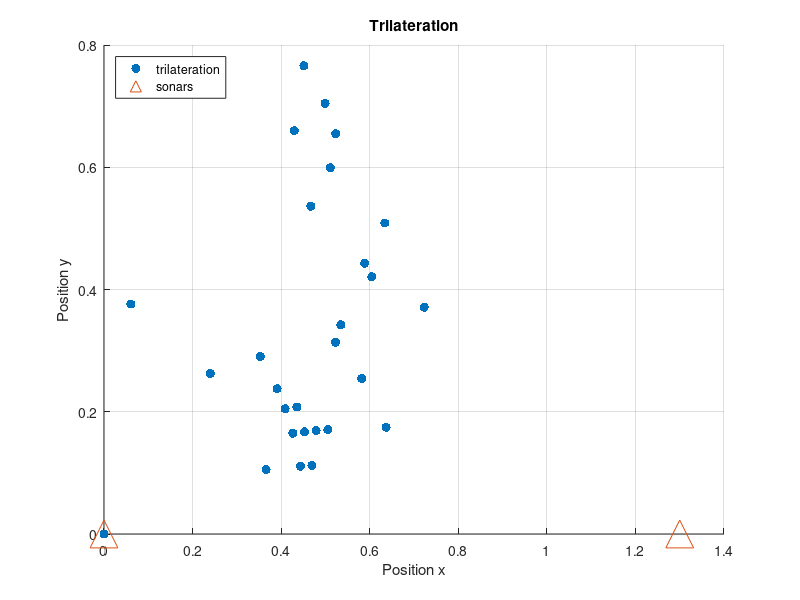
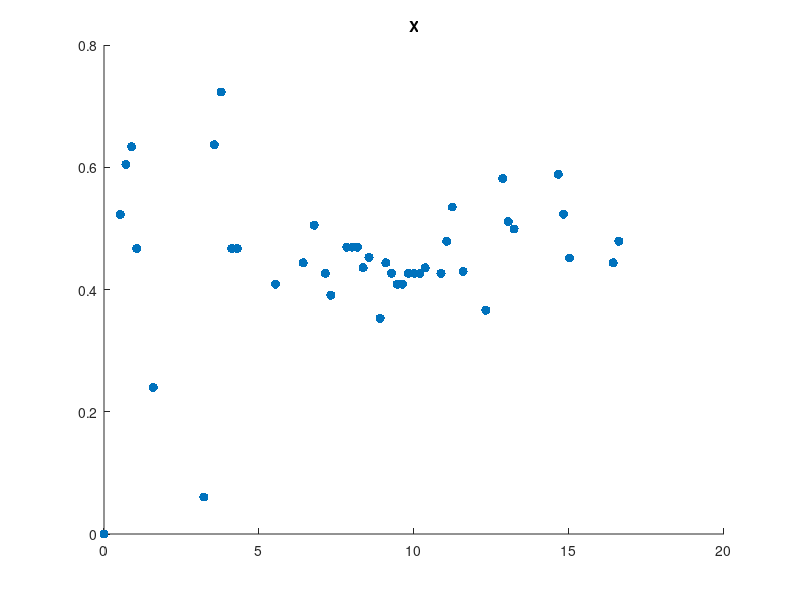
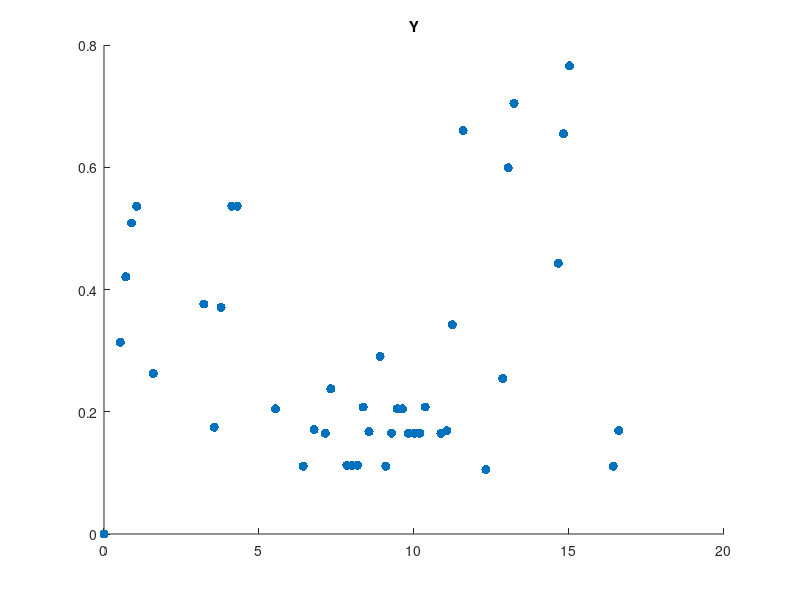
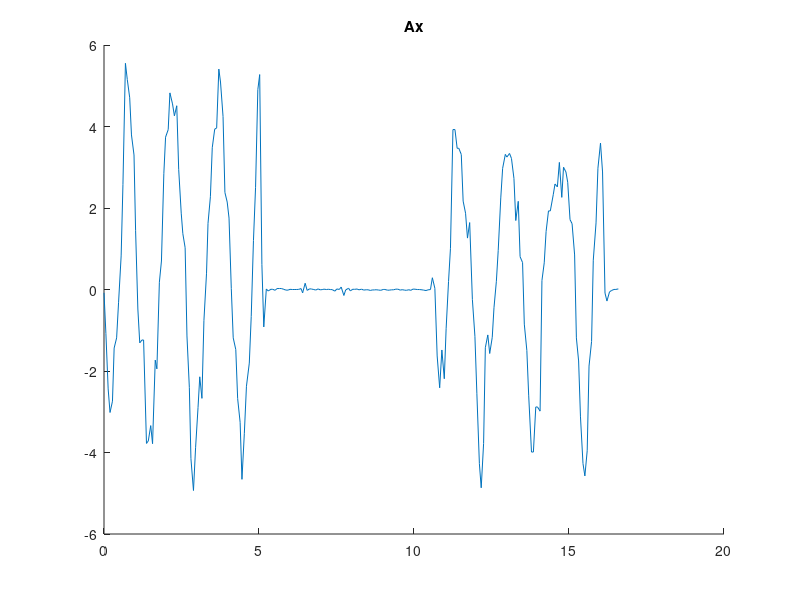

Reproduce these figures in MATLAB, in order.
close all;
clear all;

function [X1, P1] = kalmanFilter(X0, P0, F, B, H, Q, R, u, Z)
    % Prediction
    Xp = F*X0 + B*u;
    Pp = F*P0*F' + Q;

    % Update
    K = Pp*H' / (R + H*Pp*H');
    X1 = Xp + K*(Z - H*Xp);
    P1 = Pp - K*H*Pp;
end

############################
# sonars signal preprocess #
############################

sonar1 = csvread("sonar_1.csv")(95:188, :);
sonar2 = csvread("sonar_2.csv")(77:170, :);
r1 = sonar1(:, 2)/100;
r2 = sonar2(:, 2)/100;
t_tmp = sonar1(:, 3)/1000;
t_tmp -= t_tmp(1);
n = length(t_tmp);

u = 1.3;
xs_tmp = (r1.^2 - r2.^2 + u^2) / (2*u);
ys_tmp = sqrt(r1.^2 - (r1.^2 - r2.^2 + u^2).^2 / (4*u^2));

xs = zeros(n, 1);
ys = zeros(n, 1);
ts = zeros(n, 1);

idx = 1;
for i=1:n
    if !imag(ys_tmp(i)) && r1(i) < 0.9 && r2(i) < 1.3
        xs(idx) = xs_tmp(i);
        ys(idx) = ys_tmp(i);
        ts(idx) = t_tmp(i);
        idx++;
    end
end

figure();
hold on;
grid on;
title("Trilateration");
ylabel("Position y");
xlabel("Position x");
plot(xs, ys, '.', "markersize", 20);
plot([0, u], [0, 0], '^', "markersize", 20)
legend("trilateration", "sonars", "location", "northwest");

figure();
hold on;
title("X")
plot(ts, xs, '.', "markersize", 20);

figure();
hold on;
title("Y");
plot(ts, ys, '.', "markersize", 20);

##################
# nav preprocess #
##################

nav = csvread("NAV.CSV")(17:255, :);
ax = nav(:, 1);
ay = nav(:, 2);
ax *= -1;
ay *= -1;
ta = nav(:, 3);
ta -= ta(1);

figure()
hold on;
title("Ax")
plot(ta, ax);

figure()
hold on;
title("Ay")
plot(ta, ay);

% ##########
% # kalman #
% ##########

# params
varA = 0.5;
varTx = 0.2;
varTy = 0.2;
ea = 1e3;

# init
X0 = [0.4; 0; 0; 0.3; 0; 0];
P0 = zeros(6, 6);
P0(1, 1) = 0.05;
P0(4, 4) = 0.05;

n = length(ta);
kalx = zeros(1, n);
kaly = zeros(1, n);
kalx(1) = X0(1);
kaly(1) = X0(4);

si = 2;
for i = 2:n
    dt = ta(i) - ta(i-1);
    update = si < length(ts) && ts(si) < ta(i);

    F = [
        1 dt 0.5*dt^2 0 0 0;
        0 1 dt 0 0 0;
        0 0 1 0 0 0;
        0 0 0 1 dt 0.5*dt^2;
        0 0 0 0 1 dt;
        0 0 0 0 0 1
    ];

    G = zeros(6, 2);
    G(:, 1) = F(:, 3);
    G(:, 2) = F(:, 6);
    Q = G*G'*ea;

    if update
        R = eye(4).*[varTx; varA; varTy; varA];
        H = [
            1 0 0 0 0 0;
            0 0 1 0 0 0;
            0 0 0 1 0 0;
            0 0 0 0 0 1
        ];
        Z = [xs(si); ax(i); ys(si); ay(i)];
        si++;
    else
        R = eye(2).*[varA; varA];
        H = [
            0 0 1 0 0 0;
            0 0 0 0 0 1
        ];
        Z = [ax(i); ay(i)];
    end

    [X1, P1] = kalmanFilter(X0, P0, F, 0, H, Q, R, 0, Z);
    kalx(i) = X1(1);
    kaly(i) = X1(4);
    X0 = X1;
    P0 = P1;
end

figure();
hold on;
grid on;
title("E2");
xlabel("x [m]");
ylabel("y [m]");
plot(kalx, kaly);
plot(xs, ys, '.', "markersize", 10);
plot([0, u], [0, 0], '^', "markersize", 20)
legend("kalman filter", "bilateration", "sonars", "location", "northwest");

figure();
hold on;
grid on;
title("E2");
xlabel("t [s]");
ylabel("x [m]");
plot(ta, kalx);
plot(ts, xs, '.', "markersize", 10);
legend("kalman filter", "bilateration", "location", "northwest");

figure();
hold on;
grid on;
title("E2");
xlabel("t [s]");
ylabel("y [m]");
plot(ta, kaly);
plot(ts, ys, '.', "markersize", 10);
legend("kalman filter", "bilateration", "location", "northwest");